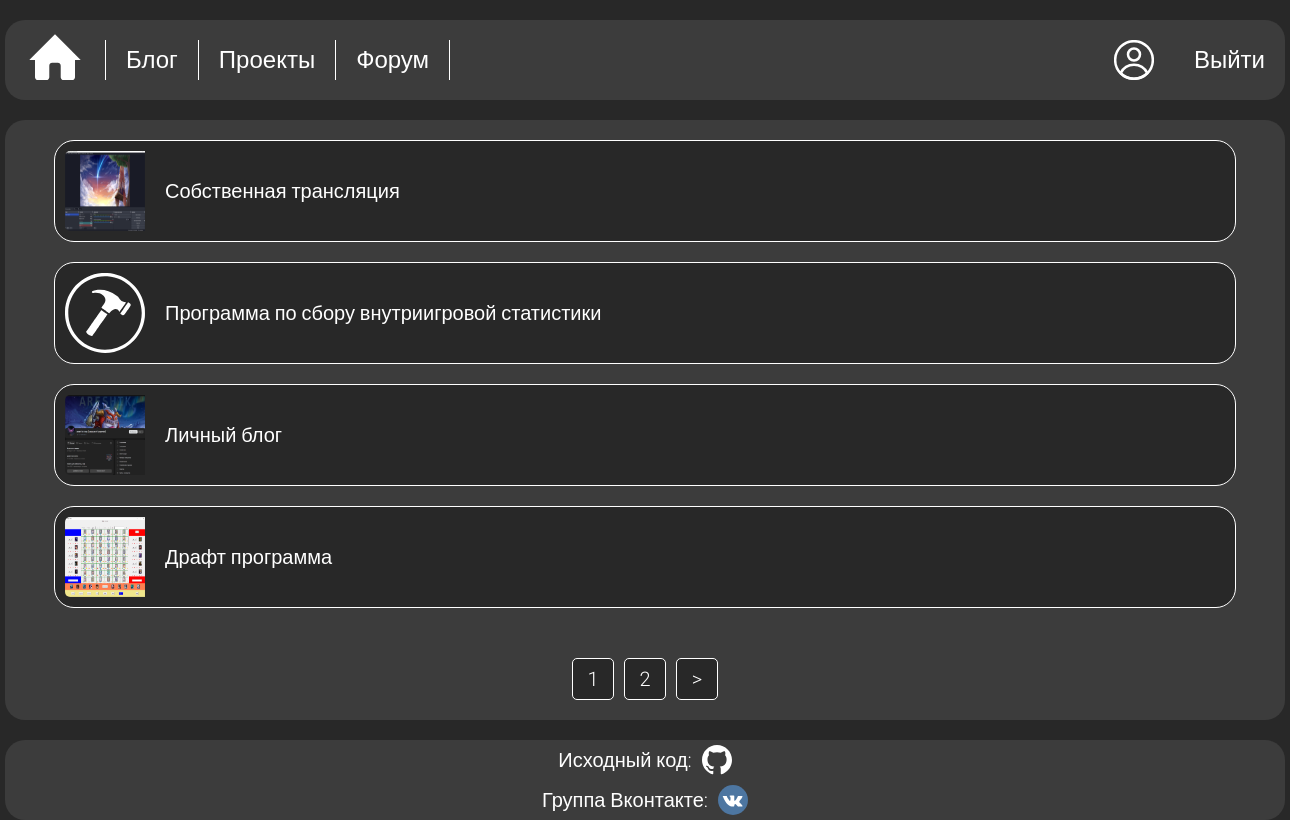
Page /projects/ (signed in) on the committed database.
### projects/models.py (models this page shows, shortened)
class Project(models.Model):
    title = models.CharField(max_length=100, unique=True, verbose_name='Название')
    description = models.TextField(null=True, blank=True, verbose_name='Описание')
    link = models.CharField(max_length=200, unique=True, verbose_name='Ссылка')
    image = models.ImageField(upload_to=f'projects/', default='projects/project_default.svg', verbose_name='Изображение')
    created = models.DateTimeField(auto_now_add=True, verbose_name='Дата создания')
    class Meta:
        ordering = ['-created']
        verbose_name = 'Проект'
        verbose_name_plural = 'Проекты'

### projects/views.py (the view)
# urls.py: path('projects/', project_views.projects, name='projects'),
def projects(request):
    projects_data = Project.objects.all()
    paginator, data = paginate(request, projects_data, 4)
    context = {
        'projects': data,
        'custom_range': paginator,
    }
    return render(request, 'projects/projects.html', context)

### projects/utils.py (called while the page is built)
def paginate(request, objects_data, objects_count):
    page = request.GET.get('page')
    paginator = Paginator(object_list=objects_data, per_page=objects_count)
    try:
        data = paginator.page(page)
    except PageNotAnInteger:
        page = 1
        data = paginator.page(page)
    except EmptyPage:
        page = paginator.num_pages
        data = paginator.page(page)
    left_index = int(page) - 2
    if left_index < 1:
        left_index = 1
    right_index = int(page) + 3
    if right_index > paginator.num_pages:
        right_index = paginator.num_pages + 1
    custom_range = range(left_index, right_index)
    return custom_range, data

### projects/templates/projects/projects.html
{% extends 'projects/base.html' %}
{% block content %}
<section class="section_centered">
    <div class="projects">
        {% if projects %}
        {% for project in projects %}
        <div class="projects_container">
            <a href="{% url 'project' project.link %}" >
                <img src="{{ project.image.url }}" alt="preview">
                <p>{{ project.title }}</p>
            </a>
        </div>
        {% endfor %}
        {% else %}
        <h2>В настоящий момент публикаций нет</h2>
        {% endif %}
    </div>
    {% include 'projects/pagination.html' with queryset=projects custom_range=custom_range %}
</section>
{% endblock %}

### projects/static/css/style.css (style rules this page uses)
body { margin: 0; padding: 0; font-size: 24px; min-height: 600px; }
#main_page { background: #282828; }
.blog_posts, .projects { display: flex; flex-wrap: wrap; align-content: flex-start; }
.blog_post_container, .projects_container { display: flex; flex-direction: column; flex-wrap: nowrap; width: 1180px; height: 100px; margin: 20px auto 0 auto; border: 1px solid white; border-radius: 20px; background: #282828; font-weight: 300; font-size: 20px; font-family: 'Roboto', sans-serif; }
.blog_post_container a, .projects_container a { display: flex; height: 100%; border-radius: 20px; text-decoration: none; color: white; align-items: center; }
.blog_post_container img, .projects_container img { width: 80px; height: 80px; margin: 10px; border-radius: 5px 0 0px 5px; text-align: center; }
.blog_post_container p, .projects_container p { margin: 0 0 0 10px; display: flex; width: 1080px; height: 100px; border-radius: 0 5px 5px 0; align-items: center; }
.section_centered { display: flex; flex-direction: column; align-items: center; justify-content: space-between; margin: 20px auto 0 auto; padding: 0; width: 1280px; height: 600px; border-radius: 20px; background: #3c3c3c; }

### rows in the picture
Project: image (picture), title "Собственная трансляция"
Project: image (placeholder picture), title "Программа по сбору внутриигровой статистики"
Project: image (picture), title "Личный блог"
Project: image (picture), title "Драфт программа"

### other values in the picture
{{ page }} "1"
{{ page }} "2"
